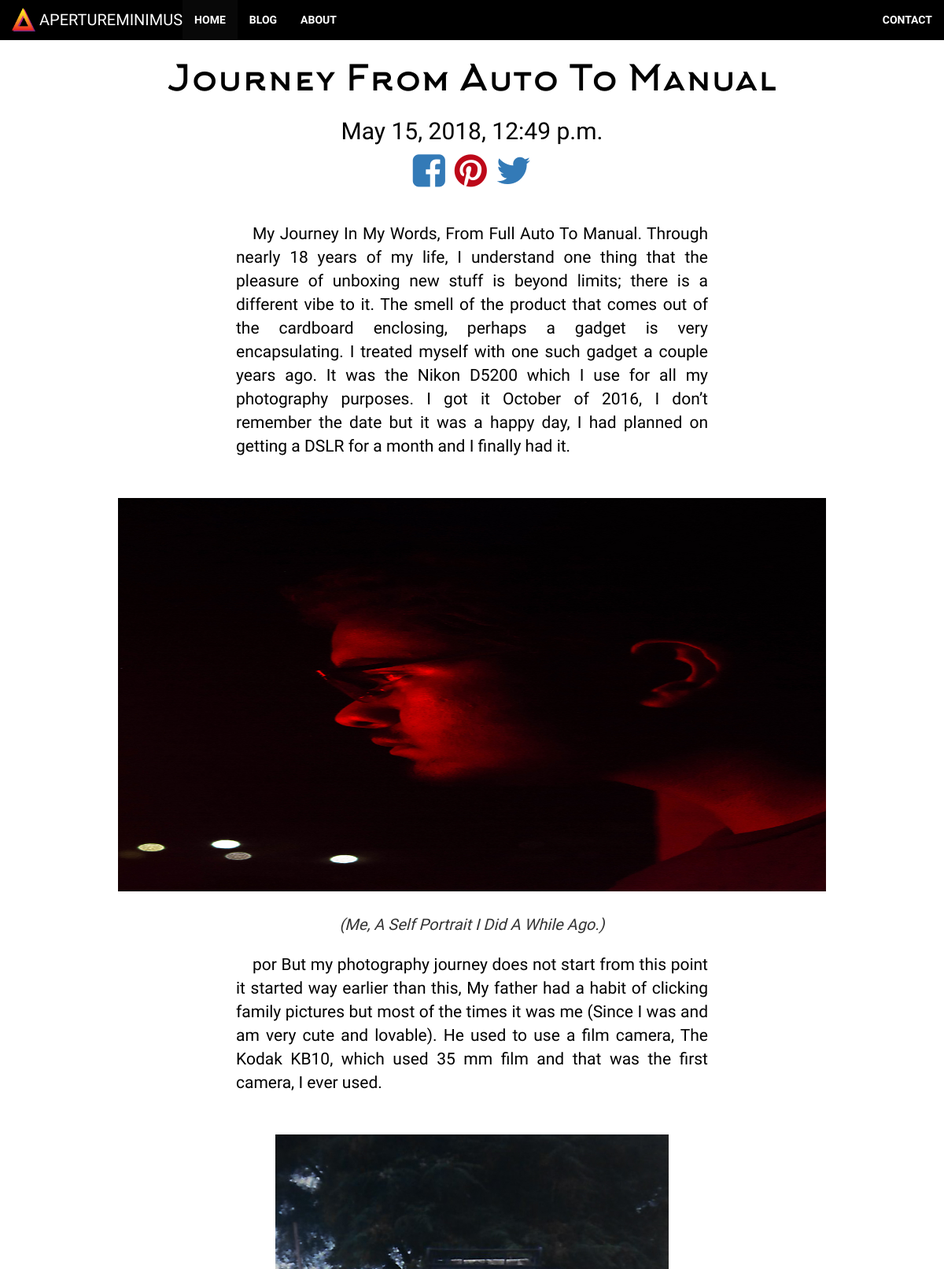
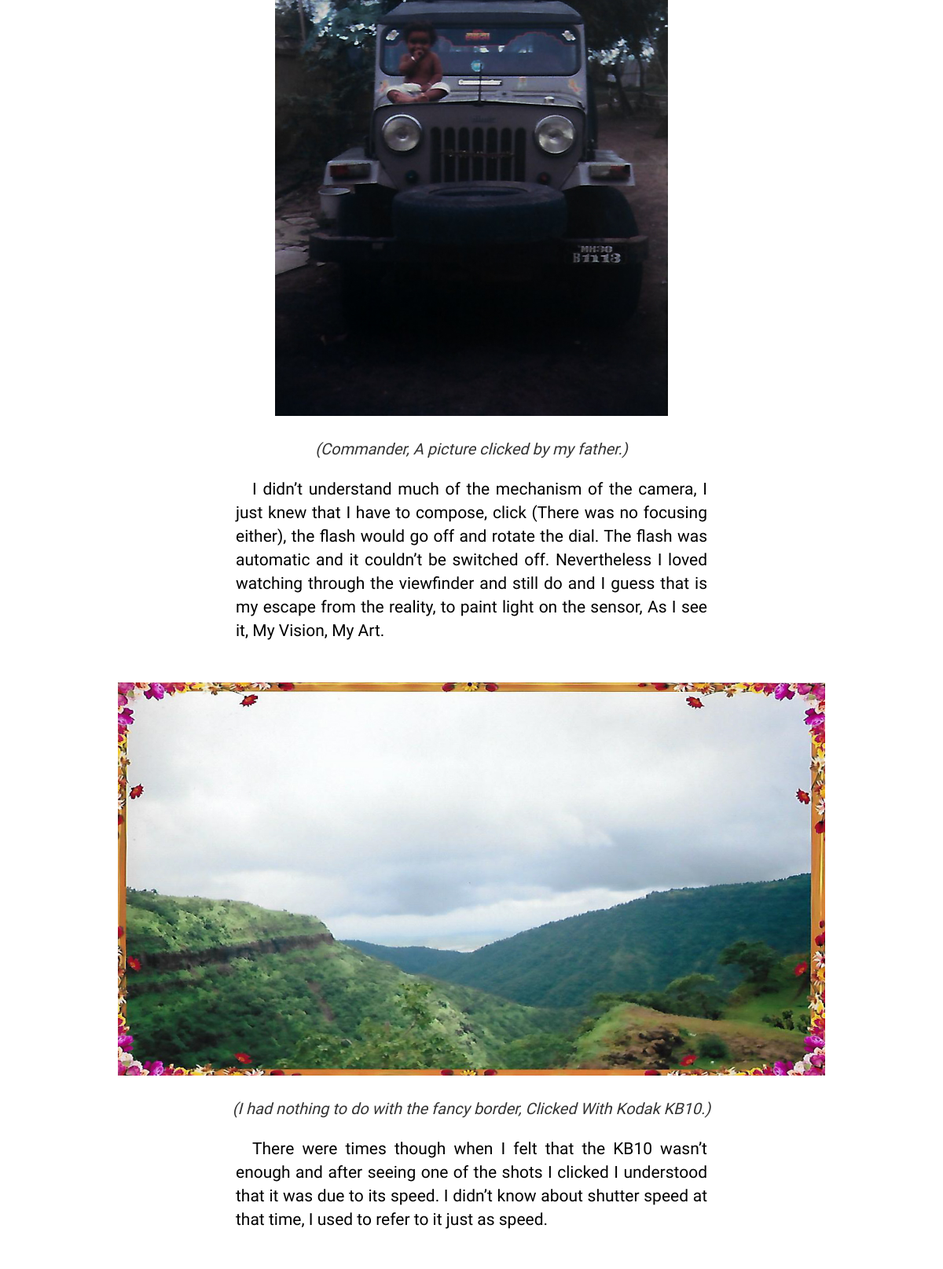
The app's page /articles/journeyfromautotomanual/ (upper part) with its own data (2 pictures, top to bottom).
### articles/models.py (models this page shows, shortened)
class Articles(models.Model):
    title = models.CharField(max_length=100)
    body = models.TextField()
    slug = models.SlugField(null=True)
    date = models.DateTimeField(auto_now_add=True)
    thumb = models.ImageField(default='skate.jpg',blank=True)
    img0 = models.ImageField(default='default.png', blank=True)
    img0cap = models.CharField(max_length=500, default='caption')
    img1 = models.ImageField(default = 'default.png',blank=True)
    img1cap = models.CharField(max_length=500, default='caption')
    img2 = models.ImageField(default='default.png', blank=True)
    img2cap = models.CharField(max_length=500,default='caption')
    img3 = models.ImageField(default='default.png', blank=True)
    img3cap = models.CharField(max_length=500,default='caption')
    img4 = models.ImageField(default='default.png', blank=True)
    img4cap = models.CharField(max_length=500,default='caption')
    img5 = models.ImageField(default='default.png', blank=True)
    img5cap = models.CharField(max_length=500,default='caption')
    img6 = models.ImageField(default='default.png', blank=True)
    img6cap = models.CharField(max_length=500,default='caption')
    img7 = models.ImageField(default='default.png', blank=True)
    img7cap = models.CharField(max_length=500,default='caption')
    img8 = models.ImageField(default='default.png', blank=True)
    img8cap = models.CharField(max_length=500,default='caption')
    img9 = models.ImageField(default='default.png', blank=True)
    img9cap = models.CharField(max_length=500,default='caption')

### articles/views.py (the view)
# urls.py: url(r'^(?P<slug>[\w-]+)/$',views.article_detail,name='detail'),
def article_detail(request,slug):
    art1 = Articles.objects.get(slug=slug)
    body = art1.body
    di = ['img0','img1','img2','img3','img4','img5','img6','img7','img8','img9']
    for i in di:
        a = body.find('!! '+i+" !!")
        if(a!=-1):
            b = getattr(art1,i).url
            c =  getattr(art1, i+'cap')
            if(body[a+12:a+15]=="por"):
                body = body[:a] + "</p><div class='text-center ' style='margin-left:50px;margin-right:50px;margin-top:1em;margin-bottom:1em;'><img src=" + "'" +b+"'"+" class='img-fluid sizer-por' style='margin: 5 auto;'/><div class='text-center cap'><br><i>"+c+"</i></div></div><p>"+body[a+15:len(body)]
            else:
                body = body[:a] + "</p><div class='text-center ' style='margin-left:50px;margin-right:50px;margin-top:1em;margin-bottom:1em;'><img src=" + "'" +b+"'"+" class='img-fluid sizer ' style='margin: 5 auto;'/><div class='text-center cap'><br><i>"+c+"</i></div></div><p>"+body[a+10:len(body)]
        else:
            pass
    rev_url = reverse('articles:detail',kwargs={'slug': art1.slug})
    homeurl = 'www.apertureminimus.tk'
    Allobj = Articles.objects.all()
    for i in range(len(Allobj)):
        if(Allobj[i].slug == art1.slug):
            currentpos = i
            if(i == len(Allobj)-1):
                prevobj = Allobj[i-1].slug
                nextobj = prevobj
            elif(i == 0):
                nextobj = Allobj[i+1].slug
                prevobj = nextobj
            else:
                nextobj = Allobj[i+1].slug
                prevobj = Allobj[i-1].slug
    return render(request, 'articles/article_detail.html',{'art1':art1,'final':body,'rev':homeurl+rev_url,'next':nextobj,'prev':prevobj})

### articles/templates/articles/article_detail.html (shortened to what this page needs)
{% extends 'base.html' %}
{% block content %}
    <div class="art1" style="background:  white;width: 100%;">
        <br>
        <h1  class='text-center font-fam'>{{art1.title|title}}</h1>
        <h3  class="text-center">{{art1.date}}</h3>
        <div class='text-center'>
            <a href="https://www.facebook.com/sharer/sharer.php?u={{rev}}" target="_blank"><i class="fa fa-facebook-square"></i></a>
            <a href='https://pinterest.com/pin/create/button/?url={{rev}}&description=Check out this cool article'><i class="fa fa-pinterest" style="color:#bd0819;"></i></a>
            <a href="https://twitter.com/intent/tweet?hashtags=ApertureMinimusPhotography&text=Check out this cool article at {{rev}}"> <i class="fa fa-twitter" ></i></a>
        </div>
        <br>
        <p  >{{final|safe}}</p>
        <br>
    </div>
{% endblock %}

### aperturebase/static/base.css (style rules this page uses)
html,body { background: white; height: 100%; margin: 0; }

### records on screen
Articles: title "Journey From Auto To Manual", date "May 15, 2018, 12:49 p.m.", img5cap "My Journey In My Words, From Full Auto To Manual. Through nearly 18 years of my life, I understand one thing that the pleasure of unboxing new stuff is beyond limits; there is a different vibe to it. The smell of the product that comes out of the cardboard enclosing, perhaps a gadget is very encapsulating. I treated myself with one such gadget a couple years ago. It was the Nikon D5200 which I use for all my photography purposes. I got it October of 2016, I don’t remember the date but it was a happy day, I had planned on getting a DSLR for a month and I finally had it. (Me, A Self Portrait I Did A While Ago.) por But my photography journey does not start from this point it started way…", img5cap (picture)
